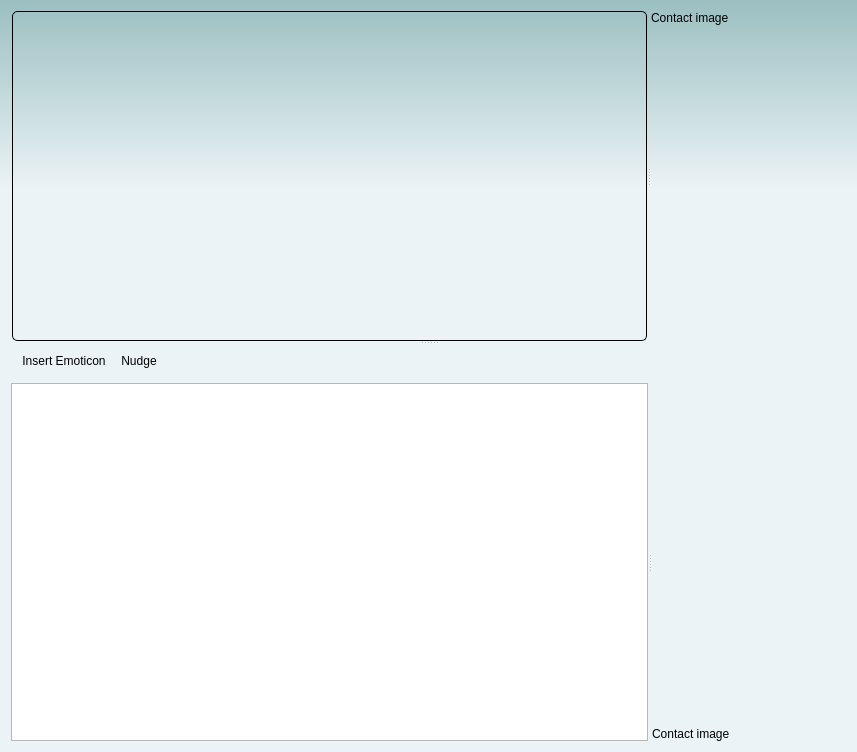
<?xml version="1.0" encoding="UTF-8"?>
<ui version="4.0">
 <class>ChatWindow</class>
 <widget class="QWidget" name="ChatWindow">
  <property name="geometry">
   <rect>
    <x>0</x>
    <y>0</y>
    <width>857</width>
    <height>752</height>
   </rect>
  </property>
  <property name="sizePolicy">
   <sizepolicy hsizetype="Preferred" vsizetype="Preferred">
    <horstretch>0</horstretch>
    <verstretch>0</verstretch>
   </sizepolicy>
  </property>
  <property name="windowTitle">
   <string>Form</string>
  </property>
  <property name="styleSheet">
   <string notr="true">QWidget#ChatWindow {
	background-color: qlineargradient(spread:pad, x1:0, y1:0, x2:0, y2:1, stop:0 rgb(155, 191, 193), stop:0.253333 rgb(236, 243, 246));
}</string>
  </property>
  <layout class="QVBoxLayout" name="verticalLayout_4">
   <item>
    <widget class="QSplitter" name="splitter_3">
     <property name="orientation">
      <enum>Qt::Vertical</enum>
     </property>
     <widget class="QWidget" name="">
      <layout class="QHBoxLayout" name="horizontalLayout">
       <item>
        <spacer name="horizontalSpacer">
         <property name="orientation">
          <enum>Qt::Horizontal</enum>
         </property>
         <property name="sizeType">
          <enum>QSizePolicy::Fixed</enum>
         </property>
         <property name="sizeHint" stdset="0">
          <size>
           <width>1</width>
           <height>20</height>
          </size>
         </property>
        </spacer>
       </item>
       <item>
        <widget class="QSplitter" name="splitter">
         <property name="orientation">
          <enum>Qt::Horizontal</enum>
         </property>
         <widget class="QTextEdit" name="textEdit">
          <property name="styleSheet">
           <string notr="true">#textEdit {
  border: 1px solid black;
  border-radius: 5px;
  background-color: transparent;
}</string>
          </property>
          <property name="undoRedoEnabled">
           <bool>false</bool>
          </property>
          <property name="textInteractionFlags">
           <set>Qt::LinksAccessibleByMouse|Qt::TextSelectableByMouse</set>
          </property>
         </widget>
         <widget class="QWidget" name="">
          <layout class="QVBoxLayout" name="verticalLayout">
           <item>
            <widget class="QLabel" name="label">
             <property name="maximumSize">
              <size>
               <width>96</width>
               <height>96</height>
              </size>
             </property>
             <property name="text">
              <string>Contact image</string>
             </property>
            </widget>
           </item>
           <item>
            <spacer name="verticalSpacer">
             <property name="orientation">
              <enum>Qt::Vertical</enum>
             </property>
             <property name="sizeHint" stdset="0">
              <size>
               <width>20</width>
               <height>40</height>
              </size>
             </property>
            </spacer>
           </item>
          </layout>
         </widget>
        </widget>
       </item>
       <item>
        <spacer name="horizontalSpacer_2">
         <property name="orientation">
          <enum>Qt::Horizontal</enum>
         </property>
         <property name="sizeType">
          <enum>QSizePolicy::Fixed</enum>
         </property>
         <property name="sizeHint" stdset="0">
          <size>
           <width>1</width>
           <height>20</height>
          </size>
         </property>
        </spacer>
       </item>
      </layout>
     </widget>
     <widget class="QWidget" name="">
      <layout class="QHBoxLayout" name="horizontalLayout_2">
       <item>
        <spacer name="horizontalSpacer_3">
         <property name="orientation">
          <enum>Qt::Horizontal</enum>
         </property>
         <property name="sizeType">
          <enum>QSizePolicy::Fixed</enum>
         </property>
         <property name="sizeHint" stdset="0">
          <size>
           <width>0</width>
           <height>20</height>
          </size>
         </property>
        </spacer>
       </item>
       <item>
        <layout class="QVBoxLayout" name="verticalLayout_3" stretch="0,0">
         <property name="leftMargin">
          <number>0</number>
         </property>
         <item>
          <widget class="QToolBar" name="toolBar">
           <property name="minimumSize">
            <size>
             <width>0</width>
             <height>32</height>
            </size>
           </property>
           <property name="maximumSize">
            <size>
             <width>16777215</width>
             <height>32</height>
            </size>
           </property>
           <property name="sizeIncrement">
            <size>
             <width>0</width>
             <height>32</height>
            </size>
           </property>
           <property name="baseSize">
            <size>
             <width>0</width>
             <height>32</height>
            </size>
           </property>
           <property name="acceptDrops">
            <bool>true</bool>
           </property>
           <property name="windowTitle">
            <string>Quick Actions</string>
           </property>
           <property name="movable">
            <bool>false</bool>
           </property>
           <addaction name="actionInsert_Emoticon"/>
           <addaction name="actionNudge"/>
          </widget>
         </item>
         <item>
          <widget class="QSplitter" name="splitter_2">
           <property name="orientation">
            <enum>Qt::Horizontal</enum>
           </property>
           <widget class="QTextEdit" name="inputWidget">
            <property name="sizePolicy">
             <sizepolicy hsizetype="Expanding" vsizetype="Expanding">
              <horstretch>0</horstretch>
              <verstretch>0</verstretch>
             </sizepolicy>
            </property>
            <property name="maximumSize">
             <size>
              <width>16777215</width>
              <height>16777215</height>
             </size>
            </property>
            <property name="horizontalScrollBarPolicy">
             <enum>Qt::ScrollBarAlwaysOff</enum>
            </property>
            <property name="lineWrapMode">
             <enum>QTextEdit::WidgetWidth</enum>
            </property>
            <property name="textInteractionFlags">
             <set>Qt::LinksAccessibleByKeyboard|Qt::LinksAccessibleByMouse|Qt::TextBrowserInteraction|Qt::TextEditable|Qt::TextEditorInteraction|Qt::TextSelectableByKeyboard|Qt::TextSelectableByMouse</set>
            </property>
           </widget>
           <widget class="QWidget" name="layoutWidget">
            <layout class="QVBoxLayout" name="verticalLayout_2">
             <item>
              <spacer name="verticalSpacer_2">
               <property name="orientation">
                <enum>Qt::Vertical</enum>
               </property>
               <property name="sizeHint" stdset="0">
                <size>
                 <width>20</width>
                 <height>40</height>
                </size>
               </property>
              </spacer>
             </item>
             <item>
              <widget class="QLabel" name="label_2">
               <property name="maximumSize">
                <size>
                 <width>96</width>
                 <height>96</height>
                </size>
               </property>
               <property name="text">
                <string>Contact image</string>
               </property>
              </widget>
             </item>
            </layout>
           </widget>
          </widget>
         </item>
        </layout>
       </item>
       <item>
        <spacer name="horizontalSpacer_4">
         <property name="orientation">
          <enum>Qt::Horizontal</enum>
         </property>
         <property name="sizeType">
          <enum>QSizePolicy::Fixed</enum>
         </property>
         <property name="sizeHint" stdset="0">
          <size>
           <width>0</width>
           <height>20</height>
          </size>
         </property>
        </spacer>
       </item>
      </layout>
     </widget>
    </widget>
   </item>
  </layout>
  <action name="actionInsert_Emoticon">
   <property name="text">
    <string>Insert Emoticon</string>
   </property>
  </action>
  <action name="actionNudge">
   <property name="text">
    <string>Nudge</string>
   </property>
  </action>
 </widget>
 <resources/>
 <connections/>
</ui>
